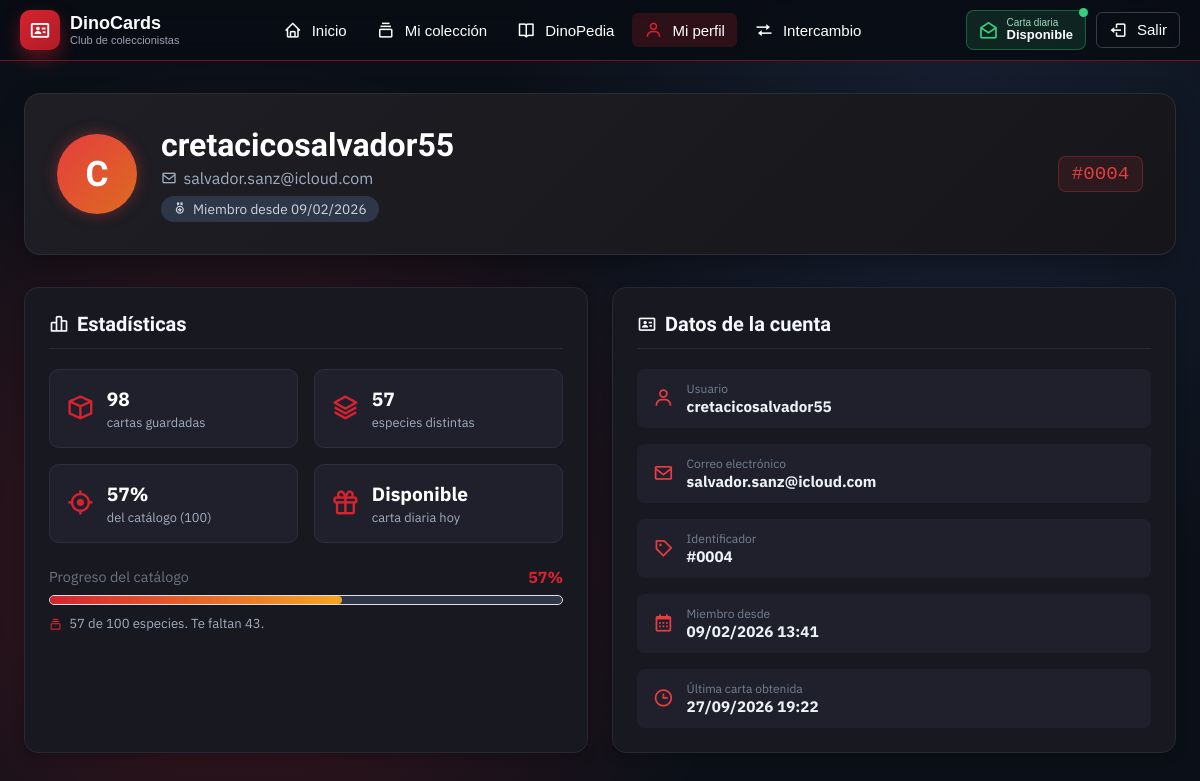
The app's page /perfil.php (signed in) with its own data.
### tables this page shows
CREATE TABLE usuarios(id INT primary key auto_increment,
					  username VARCHAR(64) UNIQUE,
                      email VARCHAR(256) UNIQUE,
                      password_hash VARCHAR(1024),
                      fecha_registro DATETIME,
                      ultima_obtencion DATETIME);

### src/AccesoDatos.php (called while the page is built, shortened)
<?php
function escapar(mixed $texto): string
{
    return htmlspecialchars($texto ?? "", ENT_QUOTES, "UTF-8");
}

### perfil.php (the view, shortened to what this page needs)
<?php
require_once __DIR__ . "/src/AccesoDatos.php";
$usuario_id = (int) $_SESSION["usuario_id"];
$consulta = $conexion->prepare(
    "SELECT * FROM usuarios WHERE id = ?"
);
$consulta->bind_param("i", $usuario_id);
$consulta->execute();
$usuario = $consulta->get_result()->fetch_assoc();
$inicial = strtoupper(
    mb_substr($usuario["username"] ?? "", 0, 1, "UTF-8")
);
$consulta = $conexion->prepare(
    "SELECT
        COUNT(*) AS total,
        COUNT(DISTINCT dinosaurio_id) AS especies
     FROM colecciones
     WHERE usuario_id = ?"
);
$consulta->bind_param("i", $usuario_id);
$consulta->execute();
$resumen = $consulta->get_result()->fetch_assoc();
$total_cartas = (int) ($resumen["total"] ?? 0);
$total_especies = (int) ($resumen["especies"] ?? 0);
$resultado = $conexion->query(
    "SELECT COUNT(*) AS total FROM dinosaurios"
);
$total_catalogo = (int) $resultado->fetch_assoc()["total"];
$porcentaje = $total_catalogo > 0
    ? min(100, (int) round(
        $total_especies / $total_catalogo * 100
    ))
    : 0;
$faltan = max(0, $total_catalogo - $total_especies);
if ($porcentaje >= 100) {
    $nivel = "completo";
} elseif ($porcentaje >= 70) {
    $nivel = "alto";
} elseif ($porcentaje >= 40) {
    $nivel = "medio";
} else {
    $nivel = "bajo";
}
$registro = $usuario["fecha_registro"] ?? null;
$ultima = $usuario["ultima_obtencion"] ?? null;
$ya_obtenida_hoy = (
    $ultima !== null
    && substr((string) $ultima, 0, 10) === date("Y-m-d")
);
?>
<!DOCTYPE html>
<html lang="es">
<head>
    <link href="https://unpkg.com/boxicons@2.1.4/css/boxicons.min.css" rel="stylesheet">
    <link rel="stylesheet" href="styles/comun.css?v=<?= @filemtime(__DIR__ . '/styles/comun.css') ?>">
    <link rel="stylesheet" href="styles/perfil.css?v=<?= @filemtime(__DIR__ . '/styles/perfil.css') ?>">
</head>
<body>
<?php require "menu.php"; ?>
<main class="panel panel-perfil">
    <header class="panel-hero">
        <div class="avatar-hero" aria-hidden="true">
            <?= escapar($inicial) ?>
        </div>
        <section class="panel-hero-texto">
            <h2><?= escapar($usuario["username"]) ?></h2>
            <p>
                <i class="bx bx-envelope" aria-hidden="true"></i>
                <?= escapar($usuario["email"]) ?>
            </p>
            <span class="etiqueta">
                <i class="bx bx-medal" aria-hidden="true"></i>
                Miembro desde
                <?= $registro !== null
                    ? date("d/m/Y", strtotime($registro))
                    : "—" ?>
            </span>
        </section>
        <p
            class="perfil-id"
            title="Tu identificador de coleccionista"
        >
            #<?= sprintf("%04d", $usuario_id) ?>
        </p>
    </header>
    <div class="perfil-grid">
        <section
            class="tarjeta perfil-stats"
            aria-labelledby="stats-titulo"
        >
            <h2 id="stats-titulo">
                <i class="bx bx-bar-chart-alt-2" aria-hidden="true"></i>
                Estadísticas
            </h2>
            <ul class="stats-grid">
                <li class="stat">
                    <i class="bx bx-cube" aria-hidden="true"></i>
                    <div>
                        <strong><?= $total_cartas ?></strong>
                        <small>cartas guardadas</small>
                    </div>
                </li>
                <li class="stat">
                    <i class="bx bx-layer" aria-hidden="true"></i>
                    <div>
                        <strong><?= $total_especies ?></strong>
                        <small>especies distintas</small>
                    </div>
                </li>
                <li class="stat">
                    <i class="bx bx-target-lock" aria-hidden="true"></i>
                    <div>
                        <strong><?= $porcentaje ?>%</strong>
                        <small>
                            del catálogo (<?= $total_catalogo ?>)
                        </small>
                    </div>
                </li>
                <li class="stat">
                    <i class="bx bx-gift" aria-hidden="true"></i>
                    <div>
                        <strong>
                            <?= $ya_obtenida_hoy
                                ? "Abierta"
                                : "Disponible" ?>
                        </strong>
                        <small>carta diaria hoy</small>
                    </div>
                </li>
            </ul>
            <div class="contenedor-barra">
                <p class="barra-progreso">
                    <span>Progreso del catálogo</span>
                    <b><?= $porcentaje ?>%</b>
                </p>
                <div
                    class="barra"
                    role="progressbar"
                    aria-valuenow="<?= $porcentaje ?>"
                    aria-valuemin="0"
                    aria-valuemax="100"
                    aria-label="Progreso del catálogo"
                >
                    <span
                        class="barra-relleno nivel-<?= escapar($nivel) ?>"
                        style="width: <?= $porcentaje ?>%;"
                    ></span>
                </div>
                <p class="barra-detalle">
                    <?php if ($porcentaje >= 100): ?>
                        <i class="bx bx-trophy" aria-hidden="true"></i>
                        ¡Colección completa!
                        Tienes las <?= $total_catalogo ?> especies.
                    <?php else: ?>
                        <i class="bx bx-collection" aria-hidden="true"></i>
                        <?= $total_especies ?> de
                        <?= $total_catalogo ?> especies.
                        Te faltan <?= $faltan ?>.
                    <?php endif; ?>
                </p>
            </div>
        </section>
        <section
            class="tarjeta perfil-datos"
            aria-labelledby="datos-titulo"
        >
            <h2 id="datos-titulo">
                <i class="bx bx-id-card" aria-hidden="true"></i>
                Datos de la cuenta
            </h2>
            <ul class="datos-lista">
                <li>
                    <i class="bx bx-user" aria-hidden="true"></i>
                    <p>
                        <small>Usuario</small>
                        <b><?= escapar($usuario["username"]) ?></b>
                    </p>
                </li>
                <li>
                    <i class="bx bx-envelope" aria-hidden="true"></i>
                    <p>
                        <small>Correo electrónico</small>
                        <b><?= escapar($usuario["email"]) ?></b>
                    </p>
                </li>
                <li>
                    <i class="bx bx-purchase-tag" aria-hidden="true"></i>
                    <p>
                        <small>Identificador</small>
                        <b>#<?= sprintf("%04d", $usuario_id) ?></b>
                    </p>
                </li>
                <li>
                    <i class="bx bx-calendar" aria-hidden="true"></i>
                    <p>
                        <small>Miembro desde</small>
                        <b>
                            <?= $registro !== null
                                ? date("d/m/Y H:i", strtotime($registro))
                                : "—" ?>
                        </b>
                    </p>
                </li>
                <li>
                    <i class="bx bx-time" aria-hidden="true"></i>
                    <p>
                        <small>Última carta obtenida</small>
                        <b>
                            <?= $ultima !== null
                                ? date("d/m/Y H:i", strtotime($ultima))
                                : "Todavía ninguna" ?>
                        </b>
                    </p>
                </li>
            </ul>
        </section>
    </div>
</main>
</body>
</html>

### styles/comun.css (style rules this page uses)
* { box-sizing: border-box; }
:root { --rojo: #d6232f; --rojo-osc: #b01c26; --fondo: #0b1018; --texto: #111827; --gris: #6b7280; --borde: #d9dde5; }
body { margin: 0; font-family: Arial, Helvetica, sans-serif; min-height: 100vh; color: #ffffff; background: radial-gradient(circle at 20% 70%, rgba(214, 35, 47, .25), transparent 45%), radial-gradient(circle at 80% 20%, rgba(60, 80, 130, .25), transparent 40%), var(--fondo); }
main { max-width: 1000px; margin: 20px auto; padding: 0 15px; }
.tarjeta { background-color: #181820; border: 1px solid #282836; border-radius: 14px; padding: 1.5rem; box-shadow: 0 4px 12px rgba(0, 0, 0, 0.2); margin-bottom: 20px; }
.contenedor-barra { margin-top: 1rem; }
.barra-progreso { display: flex; justify-content: space-between; font-size: 0.9rem; margin-bottom: 0.5rem; color: var(--gris); }
.barra-progreso b { color: var(--rojo); font-size: 1rem; }
.barra { width: 100%; height: 10px; background: #2d3748; border-radius: 10px; overflow: hidden; display: block; border: 1px solid var(--borde); }
.barra-relleno { display: block; height: 100%; width: 0; background: linear-gradient(90deg, var(--rojo-osc), var(--rojo), #ff5b4d); border-radius: 10px; transition: width 0.4s ease; }
.barra-relleno.nivel-medio { background: linear-gradient(90deg, var(--rojo), #f6a623); }
.barra-detalle { margin: 0.6rem 0 0; font-size: 0.82rem; color: #a0aec0; }
.barra-detalle i { color: var(--rojo); margin-right: 4px; vertical-align: middle; }
h1, h2, h3 { color: var(--rojo-osc); }

### styles/perfil.css (style rules this page uses)
.panel { max-width: 1200px; margin: 2rem auto; padding: 0 1.5rem; }
.panel-perfil { font-family: 'IBM Plex Sans', sans-serif; color: #e2e8f0; }
.panel-hero { display: flex; align-items: center; gap: 1.5rem; background: linear-gradient(135deg, #1e1e24 0%, #16161a 100%); border: 1px solid #2d2d3a; border-radius: 16px; padding: 2rem; margin-bottom: 2rem; position: relative; box-shadow: 0 8px 24px rgba(0, 0, 0, 0.3); }
.avatar-hero { width: 80px; height: 80px; background: linear-gradient(135deg, #e53e3e, #dd6b20); border-radius: 50%; display: flex; align-items: center; justify-content: center; font-size: 2.2rem; font-weight: 800; color: #fff; font-family: 'Bricolage Grotesque', sans-serif; box-shadow: 0 0 15px rgba(229, 62, 62, 0.4); }
.panel-hero-texto h2 { font-family: 'Bricolage Grotesque', sans-serif; font-size: 2rem; margin: 0 0 0.25rem 0; color: #ffffff; }
.panel-hero-texto p { margin: 0 0 0.5rem 0; color: #a0aec0; display: flex; align-items: center; gap: 0.4rem; }
.etiqueta { display: inline-flex; align-items: center; gap: 0.4rem; background: #2d3748; color: #cbd5e0; padding: 0.25rem 0.75rem; border-radius: 20px; font-size: 0.85rem; }
.perfil-id { margin-left: auto; font-family: monospace; font-size: 1.2rem; color: #e53e3e; background: rgba(229, 62, 62, 0.1); padding: 0.4rem 0.8rem; border-radius: 8px; border: 1px solid rgba(229, 62, 62, 0.3); }
.perfil-grid { display: grid; grid-template-columns: repeat(auto-fit, minmax(320px, 1fr)); gap: 1.5rem; }
.tarjeta h2 { font-family: 'Bricolage Grotesque', sans-serif; font-size: 1.25rem; margin-top: 0; margin-bottom: 1.25rem; display: flex; align-items: center; gap: 0.5rem; color: #f7fafc; border-bottom: 1px solid #282836; padding-bottom: 0.75rem; }
.stats-grid { list-style: none; padding: 0; margin: 0 0 1.5rem 0; display: grid; grid-template-columns: 1fr 1fr; gap: 1rem; }
.stat { background: #20202c; padding: 1rem; border-radius: 10px; display: flex; align-items: center; gap: 0.75rem; border: 1px solid #2d2d3f; }
.stat i { font-size: 1.8rem; color: var(--rojo); }
.stat strong { display: block; font-size: 1.2rem; color: #ffffff; }
.stat small { color: #a0aec0; font-size: 0.8rem; }
.datos-lista { list-style: none; padding: 0; margin: 0; display: flex; flex-direction: column; gap: 1rem; }
.datos-lista li { display: flex; align-items: center; gap: 0.8rem; background: #20202c; padding: 0.75rem 1rem; border-radius: 8px; }
.datos-lista i { font-size: 1.3rem; color: #e53e3e; }
.datos-lista p { margin: 0; display: flex; flex-direction: column; }
.datos-lista small { color: #718096; font-size: 0.75rem; }
.datos-lista b { color: #edf2f7; font-size: 0.95rem; }

### records on screen
usuarios: username "C", username "cretacicosalvador55", email "salvador.sanz@icloud.com", fecha_registro "09/02/2026", fecha_registro "09/02/2026 13:41", ultima_obtencion "27/09/2026 19:22"

### other values on screen
escapar($texto) "Inicio"
escapar($texto) "Mi colección"
escapar($texto) "DinoPedia"
escapar($texto) "Mi perfil"
escapar($texto) "Intercambio"
$usuario_id "0004"
$total_cartas "98"
$total_especies "57"
$porcentaje "57"
$total_catalogo "100"
$faltan "43"
